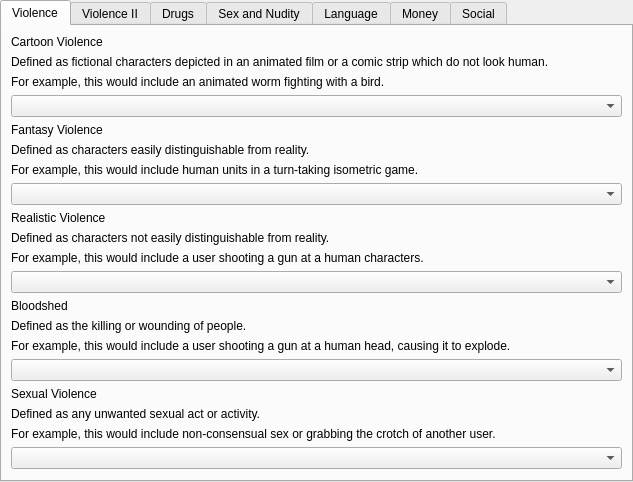
<?xml version="1.0" encoding="UTF-8"?>
<ui version="4.0">
 <class>OarsWidget</class>
 <widget class="QWidget" name="OarsWidget">
  <property name="geometry">
   <rect>
    <x>0</x>
    <y>0</y>
    <width>633</width>
    <height>460</height>
   </rect>
  </property>
  <property name="windowTitle">
   <string notr="true">OARS</string>
  </property>
  <layout class="QHBoxLayout" name="horizontalLayout">
   <property name="spacing">
    <number>0</number>
   </property>
   <property name="leftMargin">
    <number>0</number>
   </property>
   <property name="topMargin">
    <number>0</number>
   </property>
   <property name="rightMargin">
    <number>0</number>
   </property>
   <property name="bottomMargin">
    <number>0</number>
   </property>
   <item>
    <widget class="QTabWidget" name="tab_widget">
     <property name="styleSheet">
      <string notr="true"/>
     </property>
     <property name="currentIndex">
      <number>0</number>
     </property>
     <widget class="QWidget" name="tab">
      <attribute name="title">
       <string>Violence</string>
      </attribute>
      <layout class="QVBoxLayout" name="verticalLayout">
       <item>
        <widget class="QLabel" name="label_title_1">
         <property name="text">
          <string>Cartoon Violence</string>
         </property>
         <property name="textFormat">
          <enum>Qt::PlainText</enum>
         </property>
        </widget>
       </item>
       <item>
        <widget class="QLabel" name="label_description_1">
         <property name="text">
          <string>Defined as fictional characters depicted in an animated film or a comic strip which do not look human.</string>
         </property>
         <property name="wordWrap">
          <bool>true</bool>
         </property>
        </widget>
       </item>
       <item>
        <widget class="QLabel" name="label_example_1">
         <property name="text">
          <string>For example, this would include an animated worm fighting with a bird.</string>
         </property>
         <property name="wordWrap">
          <bool>true</bool>
         </property>
        </widget>
       </item>
       <item>
        <widget class="QComboBox" name="oars_box_violence_cartoon"/>
       </item>
       <item>
        <widget class="QLabel" name="label_title_2">
         <property name="text">
          <string>Fantasy Violence</string>
         </property>
        </widget>
       </item>
       <item>
        <widget class="QLabel" name="label_description_2">
         <property name="text">
          <string>Defined as characters easily distinguishable from reality.</string>
         </property>
         <property name="wordWrap">
          <bool>true</bool>
         </property>
        </widget>
       </item>
       <item>
        <widget class="QLabel" name="label_example_2">
         <property name="text">
          <string>For example, this would include human units in a turn-taking isometric game.</string>
         </property>
         <property name="wordWrap">
          <bool>true</bool>
         </property>
        </widget>
       </item>
       <item>
        <widget class="QComboBox" name="oars_box_violence_fantasy"/>
       </item>
       <item>
        <widget class="QLabel" name="label_title_3">
         <property name="text">
          <string>Realistic Violence</string>
         </property>
        </widget>
       </item>
       <item>
        <widget class="QLabel" name="label_description_3">
         <property name="text">
          <string>Defined as characters not easily distinguishable from reality.</string>
         </property>
         <property name="wordWrap">
          <bool>true</bool>
         </property>
        </widget>
       </item>
       <item>
        <widget class="QLabel" name="label_example_3">
         <property name="text">
          <string>For example, this would include a user shooting a gun at a human characters.</string>
         </property>
         <property name="wordWrap">
          <bool>true</bool>
         </property>
        </widget>
       </item>
       <item>
        <widget class="QComboBox" name="oars_box_violence_realistic"/>
       </item>
       <item>
        <widget class="QLabel" name="label_title_4">
         <property name="text">
          <string>Bloodshed</string>
         </property>
        </widget>
       </item>
       <item>
        <widget class="QLabel" name="label_description_4">
         <property name="text">
          <string>Defined as the killing or wounding of people.</string>
         </property>
         <property name="wordWrap">
          <bool>true</bool>
         </property>
        </widget>
       </item>
       <item>
        <widget class="QLabel" name="label_example_4">
         <property name="text">
          <string>For example, this would include a user shooting a gun at a human head, causing it to explode.</string>
         </property>
         <property name="wordWrap">
          <bool>true</bool>
         </property>
        </widget>
       </item>
       <item>
        <widget class="QComboBox" name="oars_box_violence_bloodshed"/>
       </item>
       <item>
        <widget class="QLabel" name="label_title_5">
         <property name="text">
          <string>Sexual Violence</string>
         </property>
        </widget>
       </item>
       <item>
        <widget class="QLabel" name="label_description_5">
         <property name="text">
          <string>Defined as any unwanted sexual act or activity.</string>
         </property>
         <property name="wordWrap">
          <bool>true</bool>
         </property>
        </widget>
       </item>
       <item>
        <widget class="QLabel" name="label_example_5">
         <property name="text">
          <string>For example, this would include non-consensual sex or grabbing the crotch of another user.</string>
         </property>
         <property name="wordWrap">
          <bool>true</bool>
         </property>
        </widget>
       </item>
       <item>
        <widget class="QComboBox" name="oars_box_violence_sexual"/>
       </item>
       <item>
        <spacer name="verticalSpacer">
         <property name="orientation">
          <enum>Qt::Vertical</enum>
         </property>
         <property name="sizeHint" stdset="0">
          <size>
           <width>20</width>
           <height>40</height>
          </size>
         </property>
        </spacer>
       </item>
      </layout>
     </widget>
     <widget class="QWidget" name="tab_2">
      <attribute name="title">
       <string>Violence II</string>
      </attribute>
      <layout class="QVBoxLayout" name="verticalLayout_2">
       <item>
        <widget class="QLabel" name="label_title_6">
         <property name="text">
          <string>Desecration</string>
         </property>
        </widget>
       </item>
       <item>
        <widget class="QLabel" name="label_description_6">
         <property name="text">
          <string>Defined as the action of desecrating something, typically a human body.</string>
         </property>
         <property name="wordWrap">
          <bool>true</bool>
         </property>
        </widget>
       </item>
       <item>
        <widget class="QLabel" name="label_example_6">
         <property name="text">
          <string>This is an cultural sensitivity question.</string>
         </property>
         <property name="wordWrap">
          <bool>true</bool>
         </property>
        </widget>
       </item>
       <item>
        <widget class="QComboBox" name="oars_box_violence_desecration"/>
       </item>
       <item>
        <widget class="QLabel" name="label_title_7">
         <property name="text">
          <string>Human Slavery</string>
         </property>
        </widget>
       </item>
       <item>
        <widget class="QLabel" name="label_description_7">
         <property name="text">
          <string>Defined as working without proper remuneration or appreciation.</string>
         </property>
         <property name="wordWrap">
          <bool>true</bool>
         </property>
        </widget>
       </item>
       <item>
        <widget class="QLabel" name="label_example_7">
         <property name="text">
          <string>This is an cultural sensitivity question.</string>
         </property>
         <property name="wordWrap">
          <bool>true</bool>
         </property>
        </widget>
       </item>
       <item>
        <widget class="QComboBox" name="oars_box_violence_slavery"/>
       </item>
       <item>
        <spacer name="verticalSpacer_2">
         <property name="orientation">
          <enum>Qt::Vertical</enum>
         </property>
         <property name="sizeHint" stdset="0">
          <size>
           <width>20</width>
           <height>40</height>
          </size>
         </property>
        </spacer>
       </item>
      </layout>
     </widget>
     <widget class="QWidget" name="tab_3">
      <attribute name="title">
       <string>Drugs</string>
      </attribute>
      <layout class="QVBoxLayout" name="verticalLayout_3">
       <item>
        <widget class="QLabel" name="label_title_8">
         <property name="text">
          <string>Alcohol</string>
         </property>
        </widget>
       </item>
       <item>
        <widget class="QLabel" name="label_example_8">
         <property name="text">
          <string>For example, this would include seeing a character drink a beer.</string>
         </property>
         <property name="wordWrap">
          <bool>true</bool>
         </property>
        </widget>
       </item>
       <item>
        <widget class="QComboBox" name="oars_box_drugs_alcohol"/>
       </item>
       <item>
        <widget class="QLabel" name="label_title_9">
         <property name="text">
          <string>Narcotics</string>
         </property>
        </widget>
       </item>
       <item>
        <widget class="QLabel" name="label_description_9">
         <property name="text">
          <string>Defined as an addictive drug affecting mood or behaviour that is specifically illegal in at least one country.</string>
         </property>
         <property name="wordWrap">
          <bool>true</bool>
         </property>
        </widget>
       </item>
       <item>
        <widget class="QLabel" name="label_example_9">
         <property name="text">
          <string>For example, this would include references to &quot;getting high&quot;</string>
         </property>
         <property name="wordWrap">
          <bool>true</bool>
         </property>
        </widget>
       </item>
       <item>
        <widget class="QComboBox" name="oars_box_drugs_narcotics"/>
       </item>
       <item>
        <widget class="QLabel" name="label_title_10">
         <property name="text">
          <string>Tobacco</string>
         </property>
        </widget>
       </item>
       <item>
        <widget class="QLabel" name="label_description_10">
         <property name="text">
          <string>Defined as any nicotine-rich product.</string>
         </property>
         <property name="wordWrap">
          <bool>true</bool>
         </property>
        </widget>
       </item>
       <item>
        <widget class="QLabel" name="label_example_10">
         <property name="text">
          <string>For example, this would include references to chewing tobacco.</string>
         </property>
         <property name="wordWrap">
          <bool>true</bool>
         </property>
        </widget>
       </item>
       <item>
        <widget class="QComboBox" name="oars_box_drugs_tobacco"/>
       </item>
       <item>
        <spacer name="verticalSpacer_3">
         <property name="orientation">
          <enum>Qt::Vertical</enum>
         </property>
         <property name="sizeHint" stdset="0">
          <size>
           <width>20</width>
           <height>40</height>
          </size>
         </property>
        </spacer>
       </item>
      </layout>
     </widget>
     <widget class="QWidget" name="tab_4">
      <attribute name="title">
       <string>Sex and Nudity</string>
      </attribute>
      <layout class="QVBoxLayout" name="verticalLayout_4">
       <item>
        <widget class="QLabel" name="label_title_11">
         <property name="text">
          <string>Nudity</string>
         </property>
        </widget>
       </item>
       <item>
        <widget class="QLabel" name="label_description_11">
         <property name="text">
          <string>Defined as a state of undress, and in this case specifically specifically nudity likely to cause offense.</string>
         </property>
         <property name="wordWrap">
          <bool>true</bool>
         </property>
        </widget>
       </item>
       <item>
        <widget class="QLabel" name="label_example_11">
         <property name="text">
          <string>For example, this would include topless cheerleaders.</string>
         </property>
         <property name="wordWrap">
          <bool>true</bool>
         </property>
        </widget>
       </item>
       <item>
        <widget class="QComboBox" name="oars_box_sex_nudity"/>
       </item>
       <item>
        <widget class="QLabel" name="label_title_12">
         <property name="text">
          <string>Sexual Themes</string>
         </property>
        </widget>
       </item>
       <item>
        <widget class="QLabel" name="label_description_12">
         <property name="text">
          <string>Defined as in reference to a sexual act.</string>
         </property>
         <property name="wordWrap">
          <bool>true</bool>
         </property>
        </widget>
       </item>
       <item>
        <widget class="QLabel" name="label_example_12">
         <property name="text">
          <string>For example, this would include blowing a kiss to another character.</string>
         </property>
         <property name="wordWrap">
          <bool>true</bool>
         </property>
        </widget>
       </item>
       <item>
        <widget class="QComboBox" name="oars_box_sex_themes"/>
       </item>
       <item>
        <spacer name="verticalSpacer_4">
         <property name="orientation">
          <enum>Qt::Vertical</enum>
         </property>
         <property name="sizeHint" stdset="0">
          <size>
           <width>20</width>
           <height>40</height>
          </size>
         </property>
        </spacer>
       </item>
      </layout>
     </widget>
     <widget class="QWidget" name="tab_5">
      <attribute name="title">
       <string>Language</string>
      </attribute>
      <layout class="QVBoxLayout" name="verticalLayout_5">
       <item>
        <widget class="QLabel" name="label_title_13">
         <property name="text">
          <string>Profanity</string>
         </property>
        </widget>
       </item>
       <item>
        <widget class="QLabel" name="label_description_13">
         <property name="text">
          <string>Defined as blasphemous or obscene language.</string>
         </property>
         <property name="wordWrap">
          <bool>true</bool>
         </property>
        </widget>
       </item>
       <item>
        <widget class="QLabel" name="label_example_13">
         <property name="text">
          <string>For example, this would include most curse words.</string>
         </property>
         <property name="wordWrap">
          <bool>true</bool>
         </property>
        </widget>
       </item>
       <item>
        <widget class="QComboBox" name="oars_box_language_profanity"/>
       </item>
       <item>
        <widget class="QLabel" name="label_title_14">
         <property name="text">
          <string>Humor</string>
         </property>
        </widget>
       </item>
       <item>
        <widget class="QLabel" name="label_description_14">
         <property name="text">
          <string>Defined as the quality of being amusing.</string>
         </property>
         <property name="wordWrap">
          <bool>true</bool>
         </property>
        </widget>
       </item>
       <item>
        <widget class="QLabel" name="label_example_14">
         <property name="text">
          <string>For example, this would include in-app jokes.</string>
         </property>
         <property name="wordWrap">
          <bool>true</bool>
         </property>
        </widget>
       </item>
       <item>
        <widget class="QComboBox" name="oars_box_language_humor"/>
       </item>
       <item>
        <widget class="QLabel" name="label_title_15">
         <property name="text">
          <string>Discrimination</string>
         </property>
        </widget>
       </item>
       <item>
        <widget class="QLabel" name="label_description_15">
         <property name="text">
          <string>Defined as the unjust or prejudicial treatment of different categories of people, especially on the grounds of race, age, or sex.</string>
         </property>
         <property name="wordWrap">
          <bool>true</bool>
         </property>
        </widget>
       </item>
       <item>
        <widget class="QComboBox" name="oars_box_language_discrimination"/>
       </item>
       <item>
        <spacer name="verticalSpacer_5">
         <property name="orientation">
          <enum>Qt::Vertical</enum>
         </property>
         <property name="sizeHint" stdset="0">
          <size>
           <width>20</width>
           <height>40</height>
          </size>
         </property>
        </spacer>
       </item>
      </layout>
     </widget>
     <widget class="QWidget" name="tab_6">
      <attribute name="title">
       <string>Money</string>
      </attribute>
      <layout class="QVBoxLayout" name="verticalLayout_6">
       <item>
        <widget class="QLabel" name="label_title_16">
         <property name="text">
          <string>Advertising</string>
         </property>
        </widget>
       </item>
       <item>
        <widget class="QLabel" name="label_description_16">
         <property name="text">
          <string>Defined as the activity of producing advertisements for commercial products or services.</string>
         </property>
         <property name="wordWrap">
          <bool>true</bool>
         </property>
        </widget>
       </item>
       <item>
        <widget class="QLabel" name="label_example_16">
         <property name="text">
          <string>For example, this would include banners showing the Coca-Cola logo shown in a Soccer game.</string>
         </property>
         <property name="wordWrap">
          <bool>true</bool>
         </property>
        </widget>
       </item>
       <item>
        <widget class="QComboBox" name="oars_box_money_advertising"/>
       </item>
       <item>
        <widget class="QLabel" name="label_title_17">
         <property name="text">
          <string>Gambling</string>
         </property>
        </widget>
       </item>
       <item>
        <widget class="QLabel" name="label_description_17">
         <property name="text">
          <string>Defined as taking a risky action in the hope of a desired result.</string>
         </property>
         <property name="wordWrap">
          <bool>true</bool>
         </property>
        </widget>
       </item>
       <item>
        <widget class="QLabel" name="label_example_18">
         <property name="text">
          <string>For example, this would include spinning a wheel to get in-app credits.</string>
         </property>
         <property name="wordWrap">
          <bool>true</bool>
         </property>
        </widget>
       </item>
       <item>
        <widget class="QComboBox" name="oars_box_money_gambling"/>
       </item>
       <item>
        <widget class="QLabel" name="label_title_18">
         <property name="text">
          <string>In-App Purchases</string>
         </property>
        </widget>
       </item>
       <item>
        <widget class="QLabel" name="label_description_18">
         <property name="text">
          <string>Defined as items or points that a user can buy for use within a virtual world to improve a character or enhance the playing experience.</string>
         </property>
         <property name="wordWrap">
          <bool>true</bool>
         </property>
        </widget>
       </item>
       <item>
        <widget class="QComboBox" name="oars_box_money_purchasing"/>
       </item>
       <item>
        <spacer name="verticalSpacer_6">
         <property name="orientation">
          <enum>Qt::Vertical</enum>
         </property>
         <property name="sizeHint" stdset="0">
          <size>
           <width>20</width>
           <height>40</height>
          </size>
         </property>
        </spacer>
       </item>
      </layout>
     </widget>
     <widget class="QWidget" name="tab_7">
      <attribute name="title">
       <string>Social</string>
      </attribute>
      <layout class="QVBoxLayout" name="verticalLayout_7">
       <item>
        <widget class="QLabel" name="label_title_19">
         <property name="text">
          <string>Online Text-only Messaging</string>
         </property>
        </widget>
       </item>
       <item>
        <widget class="QLabel" name="label_description_19">
         <property name="text">
          <string>Defined as any messaging system connected to the Internet.</string>
         </property>
         <property name="wordWrap">
          <bool>true</bool>
         </property>
        </widget>
       </item>
       <item>
        <widget class="QComboBox" name="oars_box_social_chat"/>
       </item>
       <item>
        <widget class="QLabel" name="label_title_20">
         <property name="text">
          <string>Online Audio and Video Messaging</string>
         </property>
        </widget>
       </item>
       <item>
        <widget class="QLabel" name="label_description_20">
         <property name="text">
          <string>Defined as any multimedia messaging system connected to the Internet.</string>
         </property>
         <property name="wordWrap">
          <bool>true</bool>
         </property>
        </widget>
       </item>
       <item>
        <widget class="QComboBox" name="oars_box_social_audio"/>
       </item>
       <item>
        <widget class="QLabel" name="label_title_21">
         <property name="text">
          <string>Contact Details</string>
         </property>
        </widget>
       </item>
       <item>
        <widget class="QLabel" name="label_description_21">
         <property name="text">
          <string>Defined as sharing identifiable details with other users to allow out-of-band communication.</string>
         </property>
         <property name="wordWrap">
          <bool>true</bool>
         </property>
        </widget>
       </item>
       <item>
        <widget class="QComboBox" name="oars_box_social_contacts"/>
       </item>
       <item>
        <widget class="QLabel" name="label_title_22">
         <property name="text">
          <string>Information Sharing</string>
         </property>
        </widget>
       </item>
       <item>
        <widget class="QLabel" name="label_description_22">
         <property name="text">
          <string>Defined as sharing information with a legal entity typically used for advertising or for sending back diagnostic data.</string>
         </property>
         <property name="wordWrap">
          <bool>true</bool>
         </property>
        </widget>
       </item>
       <item>
        <widget class="QLabel" name="label_example_22">
         <property name="text">
          <string>For example, this would include sending your purchasing history to Amazon.</string>
         </property>
         <property name="wordWrap">
          <bool>true</bool>
         </property>
        </widget>
       </item>
       <item>
        <widget class="QComboBox" name="oars_box_social_info"/>
       </item>
       <item>
        <widget class="QLabel" name="label_title_23">
         <property name="text">
          <string>Location Sharing</string>
         </property>
        </widget>
       </item>
       <item>
        <widget class="QLabel" name="label_description_23">
         <property name="text">
          <string>Defined as sharing your physical real-time location.</string>
         </property>
         <property name="wordWrap">
          <bool>true</bool>
         </property>
        </widget>
       </item>
       <item>
        <widget class="QLabel" name="label_example_23">
         <property name="text">
          <string>For example, this would include uploading the GPS co-ordinates of your current location. NOTE: This does not include heuristic based location services, e.g. GeoIP and others.</string>
         </property>
         <property name="wordWrap">
          <bool>true</bool>
         </property>
        </widget>
       </item>
       <item>
        <widget class="QComboBox" name="oars_box_social_location"/>
       </item>
       <item>
        <spacer name="verticalSpacer_7">
         <property name="orientation">
          <enum>Qt::Vertical</enum>
         </property>
         <property name="sizeHint" stdset="0">
          <size>
           <width>20</width>
           <height>40</height>
          </size>
         </property>
        </spacer>
       </item>
      </layout>
     </widget>
    </widget>
   </item>
  </layout>
 </widget>
 <resources/>
 <connections/>
</ui>
